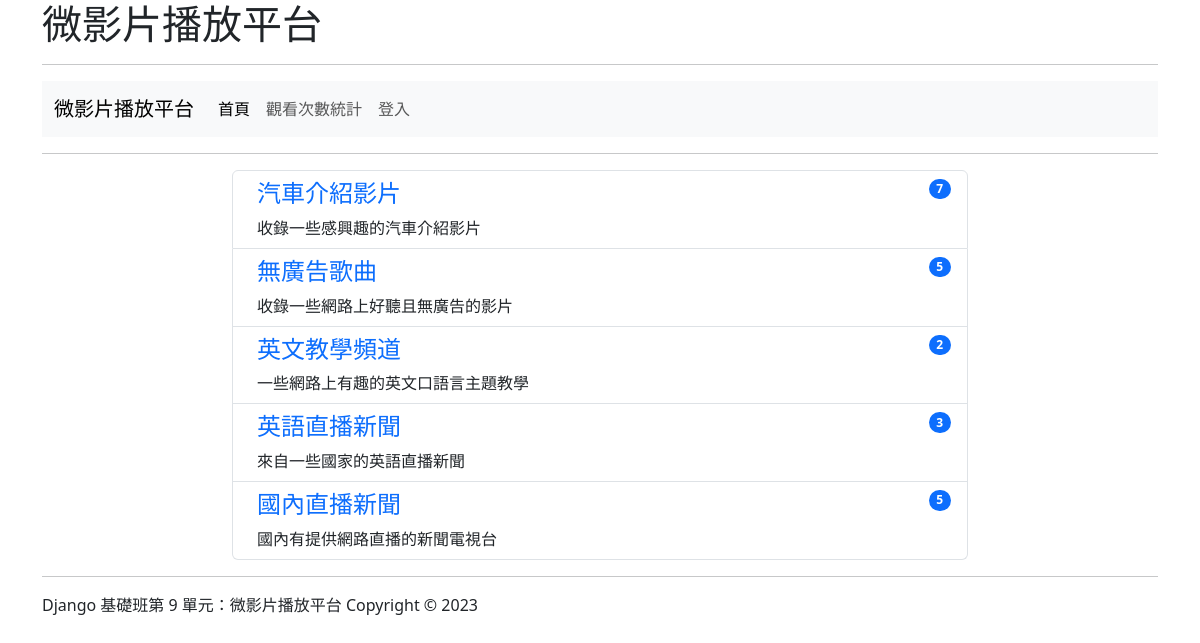
The page / on the database its author committed.
### mysite/models.py (models this page shows, shortened)
class MovieList(models.Model):
    name = models.CharField(max_length=100)
    desc = models.CharField(max_length=100, null=True, blank=True)

### mysite/views.py (the view)
# urls.py: path('', views.index, name='index'),
def index(request):
    mlists = models.MovieList.objects.all().order_by('-id')
    if request.method=="POST":
        name = request.POST['name']
        desc = request.POST['desc']
        if name != "" and desc != "":
            models.MovieList.objects.create(name=name, desc=desc)
        return redirect("/")
    return render(request, 'index.html', locals())

### templates/index.html (shortened to what this page needs)
{% extends "base.html" %}
{% block header %}
<h1>微影片播放平台</h1>
{% endblock %}
{% block content %}
    <div class="row">
        <div class="col-8 mx-auto">
    {% if mlists %}
        <ul class="list-group">
            {% for mlist in mlists %}
                <li class="list-group-item d-flex justify-content-between align-items-start">
                    <div class="ms-2 me-auto">
                        <div class="fw-bold">
                            <a href="/show/{{mlist.id}}/" style="text-decoration:none"><h4>{{ mlist.name }}</h4></a>
                        </div>
                        {{ mlist.desc }}<br>
                    </div>
                    <span class="badge bg-primary rounded-pill">{{ mlist.movie_set.count }}</span>
                </li>
            {% endfor %}
        </ul>
    {% else %}
        <p class="alert alert-warning">目前沒有任何影片清單</p>
    {% endif %}
    </div>
</div>
{% endblock %}

### templates/base.html (shortened to what this page needs)
<!doctype html>
<html>
  <head>
    <link href="https://cdn.jsdelivr.net/npm/bootstrap@5.3.0/dist/css/bootstrap.min.css" rel="stylesheet">
  </head>
  <body>
    <div class="container">
        {% block header %}{% endblock %}
        <hr>
        {% include "menu.html" %}
        <hr>
        {% block content %}{% endblock %}
        <hr>
        {% include "footer.html" %}
    </div>
  </body>
</html>

### templates/menu.html (shortened to what this page needs)
<nav class="navbar navbar-expand-lg bg-body-tertiary">
    <div class="container-fluid">
      <a class="navbar-brand" href="#">微影片播放平台</a>
      <div class="collapse navbar-collapse" id="navbarNavAltMarkup">
        <div class="navbar-nav">
          <a class="nav-link active" aria-current="page" href="/">首頁</a>
          <a class="nav-link" href="/info/">觀看次數統計</a>
            {% if user.is_authenticated %}
                <a class="nav-link" href="/search/">搜尋</a>
                <a class="nav-link" href="/admin/">後台管理</a>
                <a class="nav-link" href="/accounts/logout/?next=/">登出</a>
            {% else %}
                <a class="nav-link" href="/accounts/login/?next=/">登入</a>
            {% endif %}
        </div>
      </div>
    </div>
  </nav>

### templates/footer.html
Django 基礎班第 9 單元：微影片播放平台 Copyright © 2023

### rows shown on the page
MovieList: name "汽車介紹影片", desc "收錄一些感興趣的汽車介紹影片", movie_set.count "7"
MovieList: name "無廣告歌曲", desc "收錄一些網路上好聽且無廣告的影片", movie_set.count "5"
MovieList: name "英文教學頻道", desc "一些網路上有趣的英文口語言主題教學", movie_set.count "2"
MovieList: name "英語直播新聞", desc "來自一些國家的英語直播新聞", movie_set.count "3"
MovieList: name "國內直播新聞", desc "國內有提供網路直播的新聞電視台", movie_set.count "5"
